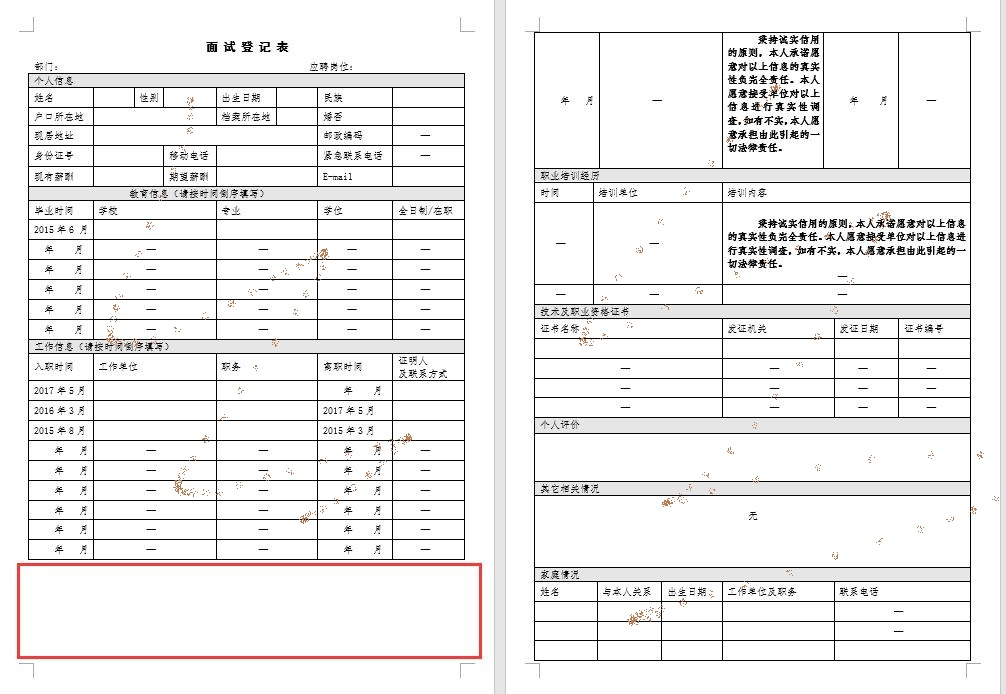
#> input picture ytla_plan/features/llm_solver/modules/azure_document_intelligence/test1.jpeg, 1006 x 694 px
$ python form_processing_demp.py
#> lines starting #> are read from the running program, lines starting #| are printed output that depends on the picture; after the words box and inside, x2 and y2 are one past the last pixel; in counts of white or black regions, pixels touching at a corner belong together
import cv2
import numpy as np


def preprocess_image(img):
    """
    自适应阈值二值化

    作用:
        将输入图像转为灰度图，再用自适应阈值二值化转为黑白图
        （反色：文字/表格线为白色，背景为黑色）。
        自适应阈值能处理光照不均的情况。

    参数:
        img - OpenCV 图像对象 (numpy.ndarray)。

    返回:
        binary - 二值化图像（白色前景，黑色背景）。
    """

    gray = cv2.cvtColor(img, cv2.COLOR_BGR2GRAY)

    binary = cv2.adaptiveThreshold(
        gray, 255,
        cv2.ADAPTIVE_THRESH_GAUSSIAN_C,
        cv2.THRESH_BINARY_INV, 11, 2
    )

    return binary

def repair_lines(binary_img):
    # 定义垂直/水平结构元素
    kernel_v = cv2.getStructuringElement(cv2.MORPH_RECT, (1, 15))
    kernel_h = cv2.getStructuringElement(cv2.MORPH_RECT, (15, 1))
    # 垂直方向膨胀修复断裂线
    repaired_v = cv2.dilate(binary_img, kernel_v, iterations=1)
    # 水平方向膨胀
    repaired = cv2.dilate(repaired_v, kernel_h, iterations=1)
    return repaired

def find_table_contours(binary_img):
    # 查找轮廓
    contours, _ = cv2.findContours(
        binary_img, cv2.RETR_EXTERNAL, cv2.CHAIN_APPROX_SIMPLE
    )
    # 筛选符合表格特征的轮廓
    table_contours = []
    for cnt in contours:
        x, y, w, h = cv2.boundingRect(cnt)
        aspect_ratio = w / float(h)
        area = cv2.contourArea(cnt)
        # 筛选条件：长宽比>1.5，面积>图像面积的5%
        if (aspect_ratio > 1.5 and
            area > binary_img.size * 0.05):
            table_contours.append(cnt)
    return table_contours

def detect_table_lines(img):
    # Canny边缘检测
    edges = cv2.Canny(img, 50, 150, apertureSize=3)
    # 霍夫直线检测
    lines = cv2.HoughLinesP(
        edges, 1, np.pi/180, threshold=100,
        minLineLength=img.shape[1]*0.3,
        maxLineGap=10
    )
    # 分离水平和垂直线
    h_lines = []
    v_lines = []
    for line in lines:
        x1, y1, x2, y2 = line[0]
        if abs(y2 - y1) < abs(x2 - x1)*0.2:  # 水平线
            h_lines.append((x1, y1, x2, y2))
        else:  # 垂直线
            v_lines.append((x1, y1, x2, y2))
    return h_lines, v_lines

def get_intersection_points(h_lines, v_lines):
    points = []
    for h_line in h_lines:
        for v_line in v_lines:
            # 计算两条直线的交点
            x1, y1, x2, y2 = h_line
            x3, y3, x4, y4 = v_line
            denom = (x1 - x2)*(y3 - y4) - (y1 - y2)*(x3 - x4)
            if denom == 0:  # 平行线
                continue
            x = ((x1*y2 - y1*x2)*(x3 - x4) - (x1 - x2)*(x3*y4 - y3*x4)) / denom
            y = ((x1*y2 - y1*x2)*(y3 - y4) - (y1 - y2)*(x3*y4 - y3*x4)) / denom
            points.append((int(x), int(y)))
    return points

def merge_cells(points):
    # 使用DBSCAN聚类处理相近点
    from sklearn.cluster import DBSCAN
    points_arr = np.array(points)
    clustering = DBSCAN(eps=10, min_samples=1).fit(points_arr)
    # 获取聚类中心作为单元格顶点
    unique_points = []
    for label in set(clustering.labels_):
        if label == -1:  # 噪声点
            continue
        cluster_points = points_arr[clustering.labels_ == label]
        center = np.mean(cluster_points, axis=0)
        unique_points.append((int(center[0]), int(center[1])))
    return unique_points


# ─── 共用输入/输出方法 ─────────────────────────────

def read_image(path):
    """
    读取图片文件

    作用:
        通过 OpenCV 从磁盘加载图片。

    参数:
        path - 图片文件路径。

    返回:
        img - OpenCV 图像对象 (numpy.ndarray)。

    说明:
        如果文件不存在或无法解码，抛出 FileNotFoundError。
    """
#> called with path = './test1.jpeg'

    img = cv2.imread(path)
#> img is the input picture: shape (694, 1006, 3); mean B, G, R 237.2, 237.3, 238.1

    if img is None:
        raise FileNotFoundError(
            f"无法读取图片: {path}，请检查文件是否存在或路径是否正确"
        )

    return img


def save_image(img, path):
    """
    保存图片文件

    作用:
        通过 OpenCV 的 imwrite 将图像数据写入磁盘。

    参数:
        img  - 要保存的图像数据 (numpy.ndarray)。
        path - 保存路径，扩展名决定格式（.jpg、.png 等）。

    说明:
        cv2.imwrite 在保存彩色图时默认使用 BGR 通道顺序，
        imread 读取时也是 BGR，所以直接保存无需通道转换。
    """

    cv2.imwrite(path, img)


# ─── 可用操作列表（供用户参考）─────────────────────

AVAILABLE_OPS = {
    "preprocess": "自适应阈值二值化（灰度→黑白）",
    "repair":     "膨胀修复断裂表格线",
    "contour":    "查找并绘制表格轮廓",
    "lines":      "霍夫检测水平/垂直线并绘制",
    "intersect":  "计算并绘制行列线交点",
    "merge":      "DBSCAN 聚类合并相近交点",
}


# ─── 演示函数 ───────────────────────────────────────

def demo(input_path, operations, output_dir="."):
    """
    表格处理演示函数（按需选择操作）

    作用:
        读取图片后，仅执行 operations 列表中指定的操作，
        每步结果分别保存到输出目录。

    参数:
        input_path - 输入图片的路径。
        operations - 要执行的操作名称列表，例如:
                     ['preprocess', 'repair', 'contour']
                     可选值见 AVAILABLE_OPS 的 key。
        output_dir - 输出目录，默认为当前目录。

    示例:
        # 完整表格检测流程
        demo("table.jpg", ["preprocess", "repair", "contour"])

        # 只看交点和合并结果
        demo("table.jpg", ["preprocess", "intersect", "merge"])
    """

    # 读取原始图片
    img = read_image(input_path)

    # 当前处理的图像（在管线中逐步更新）
    current = img.copy()

    # ── 自动补全依赖：后续操作需要 preprocess 的结果 ──
    dependent_ops = {
        "repair", "contour",
        "lines", "intersect", "merge"
    }

    if (
        not any(op == "preprocess" for op in operations)
        and dependent_ops.intersection(operations)
    ):
        operations = ["preprocess"] + list(operations)
        print("  ℹ 检测到依赖 preprocess 的操作，已自动插入 'preprocess'")

    print(
        f"输入图片: {input_path} (尺寸: {img.shape[1]}x{img.shape[0]})"
    )
#| 输入图片: ./test1.jpeg (尺寸: 1006x694)
    print(f"执行操作: {operations}")
    print()

    for op in operations:

        if op == "preprocess":
            """
            preprocess 将彩色/灰度图通过自适应阈值二值化
            转为黑白图（反色：文字/表格线为白色，背景为黑色）。
            这样后续的形态学、轮廓检测都在二值图上进行。
            """

            current = preprocess_image(current)

            save_image(current, f"{output_dir}/preprocess.png")

            print(
                f"  ✓ preprocess → {output_dir}/preprocess.png"
            )

        elif op == "repair":
            """
            repair 通过水平和垂直方向的膨胀操作，
            填补表格线中的断裂/缺口，确保后续轮廓
            检测能识别出完整的表格外框。
            """

            current = repair_lines(current)

            save_image(current, f"{output_dir}/repair.png")

            print(
                f"  ✓ repair → {output_dir}/repair.png"
            )

        elif op == "contour":
            """
            contour 在二值图上查找轮廓，筛选出符合
            表格特征（长宽比>1.5、面积>5%）的轮廓，
            并绘制在原图副本上。
            """

            contours = find_table_contours(current)

            vis = img.copy()

            cv2.drawContours(vis, contours, -1, (0, 255, 0), 2)

            save_image(vis, f"{output_dir}/contour.png")

            print(
                f"  ✓ contour → {output_dir}/contour.png"
                f" (找到 {len(contours)} 个表格轮廓)"
            )

        elif op == "lines":
            """
            lines 先用 Canny 边缘检测，再用霍夫变换
            检测直线，按角度分离为水平线和垂直线，
            并绘制在原图副本上（水平线绿色，垂直线红色）。
            """

            h_lines, v_lines = detect_table_lines(current)

            vis = img.copy()

            for x1, y1, x2, y2 in h_lines:
                cv2.line(vis, (x1, y1), (x2, y2), (0, 255, 0), 2)

            for x1, y1, x2, y2 in v_lines:
                cv2.line(vis, (x1, y1), (x2, y2), (0, 0, 255), 2)

            save_image(vis, f"{output_dir}/lines.png")

            print(
                f"  ✓ lines → {output_dir}/lines.png"
                f" (水平线 {len(h_lines)} 条，垂直线 {len(v_lines)} 条)"
            )

        elif op == "intersect":
            """
            intersect 计算所有水平线与垂直线的交点，
            并用蓝色圆点标记在原图副本上。
            这些交点就是表格单元格的候选顶点。
            """

            h_lines, v_lines = detect_table_lines(current)

            points = get_intersection_points(h_lines, v_lines)

            vis = img.copy()

            for x, y in points:
                cv2.circle(vis, (x, y), 3, (255, 0, 0), -1)

            save_image(vis, f"{output_dir}/intersect.png")

            print(
                f"  ✓ intersect → {output_dir}/intersect.png"
                f" (交点 {len(points)} 个)"
            )

        elif op == "merge":
            """
            merge 使用 DBSCAN 聚类，将相邻的相近交点
            合并为一个中心点。eps=10 表示距离在 10 像素
            以内的点会被归为同一簇。
            合并后的点用黄色圆点标记在原图副本上。
            """

            h_lines, v_lines = detect_table_lines(current)

            points = get_intersection_points(h_lines, v_lines)

            unique_points = merge_cells(points)

            vis = img.copy()

            for x, y in unique_points:
                cv2.circle(vis, (x, y), 4, (0, 255, 255), -1)

            save_image(vis, f"{output_dir}/merge.png")

            print(
                f"  ✓ merge → {output_dir}/merge.png"
                f" (合并前 {len(points)} 个交点 → 合并后 {len(unique_points)} 个)"
            )

        else:
            print(
                f"  ✗ 未知操作: '{op}'，可用操作: "
                f"{', '.join(AVAILABLE_OPS.keys())}"
            )
            continue

        print()
#> this loop made 6 passes
#|   ✓ contour → ./contour.png (找到 0 个表格轮廓)
#|   ✓ lines → ./lines.png (水平线 5 条，垂直线 4 条)
#|   ✓ intersect → ./intersect.png (交点 20 个)
#|   ✓ merge → ./merge.png (合并前 20 个交点 → 合并后 16 个)
#> pass 1, in preprocess_image, `binary = cv2.adaptiveThreshold( gray, 255, cv2.ADAPTIVE_THRESH_GAUSSIA..`:
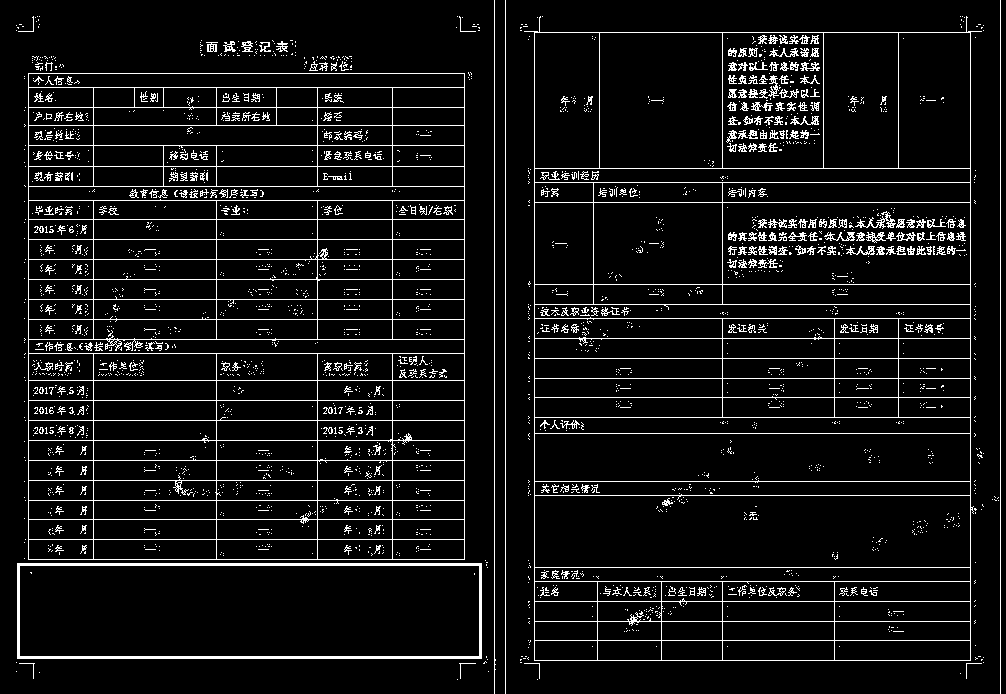
#> binary: shape (694, 1006); 7.3% white in thin lines or dots
#> pass 2, in repair_lines, `repaired_v = cv2.dilate(binary_img, kernel_v, iterations=1)`:
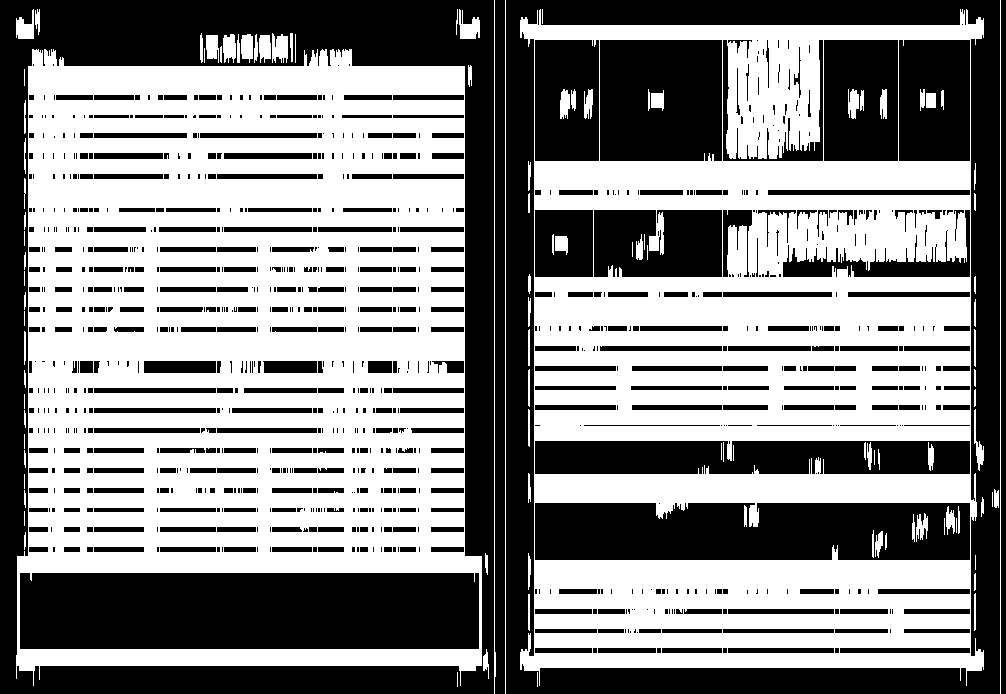
#> repaired_v: shape (694, 1006); 53.3% white; 926 black regions (529 under 20 px), largest, box (x1, y1, x2, y2) and area: (0, 0, 494, 694) 72738, (506, 0, 1000, 694) 58899, (20, 573, 479, 649) 34860
#> pass 2, in repair_lines, `repaired = cv2.dilate(repaired_v, kernel_h, iterations=1)`:
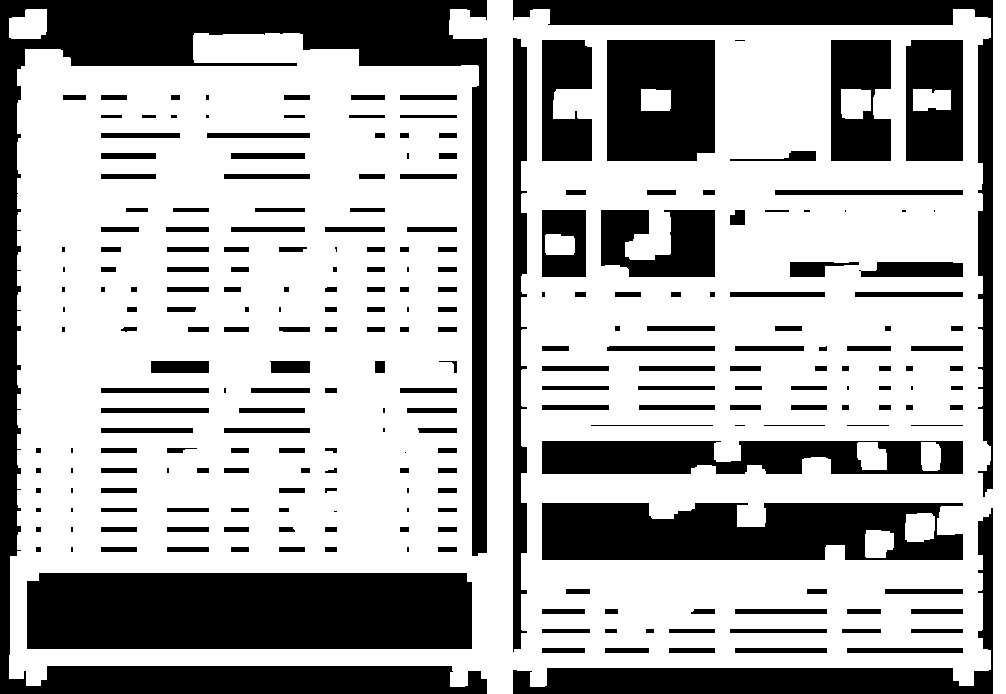
#> repaired: shape (694, 1006); 67.4% white; 246 black regions (37 under 20 px), largest, box (x1, y1, x2, y2) and area: (0, 0, 487, 694) 54794, (27, 573, 472, 649) 33679, (542, 503, 963, 560) 20233

    print("全部操作完成。")


if __name__ == "__main__":
    # ─────────────────────────────────────────────────
    # 在这里修改输入图片路径和要执行的操作
    # ─────────────────────────────────────────────────

    demo(
        input_path="./test1.jpeg",
        operations=[
            "preprocess",
            "repair",
            "contour",
            "lines",
            "intersect",
            "merge",
        ],
        output_dir="."
    )

$ run again, with ytla_plan/features/llm_solver/modules/azure_document_intelligence/test.png saved as ytla_plan/features/llm_solver/modules/azure_document_intelligence/test1.jpeg
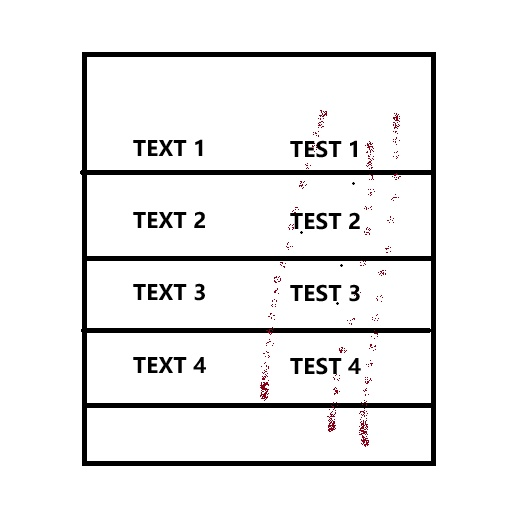
#> input picture ytla_plan/features/llm_solver/modules/azure_document_intelligence/test.png, 512 x 512 px
#> in read_image, img is the input picture: shape (512, 512, 3); mean B, G, R 236.5, 236.4, 236.7
#| 输入图片: ./test1.jpeg (尺寸: 512x512)
#> the loop in demo, `for op in operations: ` made 6 passes
#|   ✓ contour → ./contour.png (找到 0 个表格轮廓)
#|   ✓ lines → ./lines.png (水平线 11 条，垂直线 1 条)
#|   ✓ intersect → ./intersect.png (交点 11 个)
#|   ✓ merge → ./merge.png (合并前 11 个交点 → 合并后 11 个)
#> pass 1, in preprocess_image, `binary = cv2.adaptiveThreshold( gray, 255, cv2.ADAPTIVE_THRESH_GAUSSIA..`:
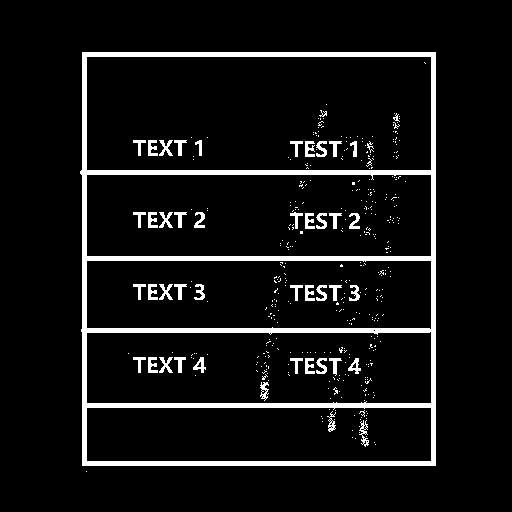
#> binary: shape (512, 512); 7.4% white; 414 white regions (367 under 20 px), largest, box (x1, y1, x2, y2) and area: (80, 52, 436, 466) 14497, (305, 141, 315, 157) 111, (159, 357, 173, 373) 111
#> pass 2, in repair_lines, `repaired = cv2.dilate(repaired_v, kernel_h, iterations=1)`:
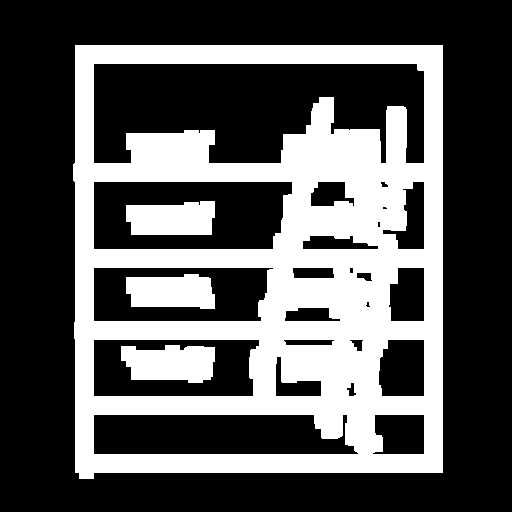
#> repaired: shape (512, 512); 34.5% white; 4 white regions, box (x1, y1, x2, y2) and area: (73, 45, 443, 479) 82135, (121, 345, 215, 383) 2907, (126, 201, 215, 235) 2659, (126, 274, 215, 309) 2617
